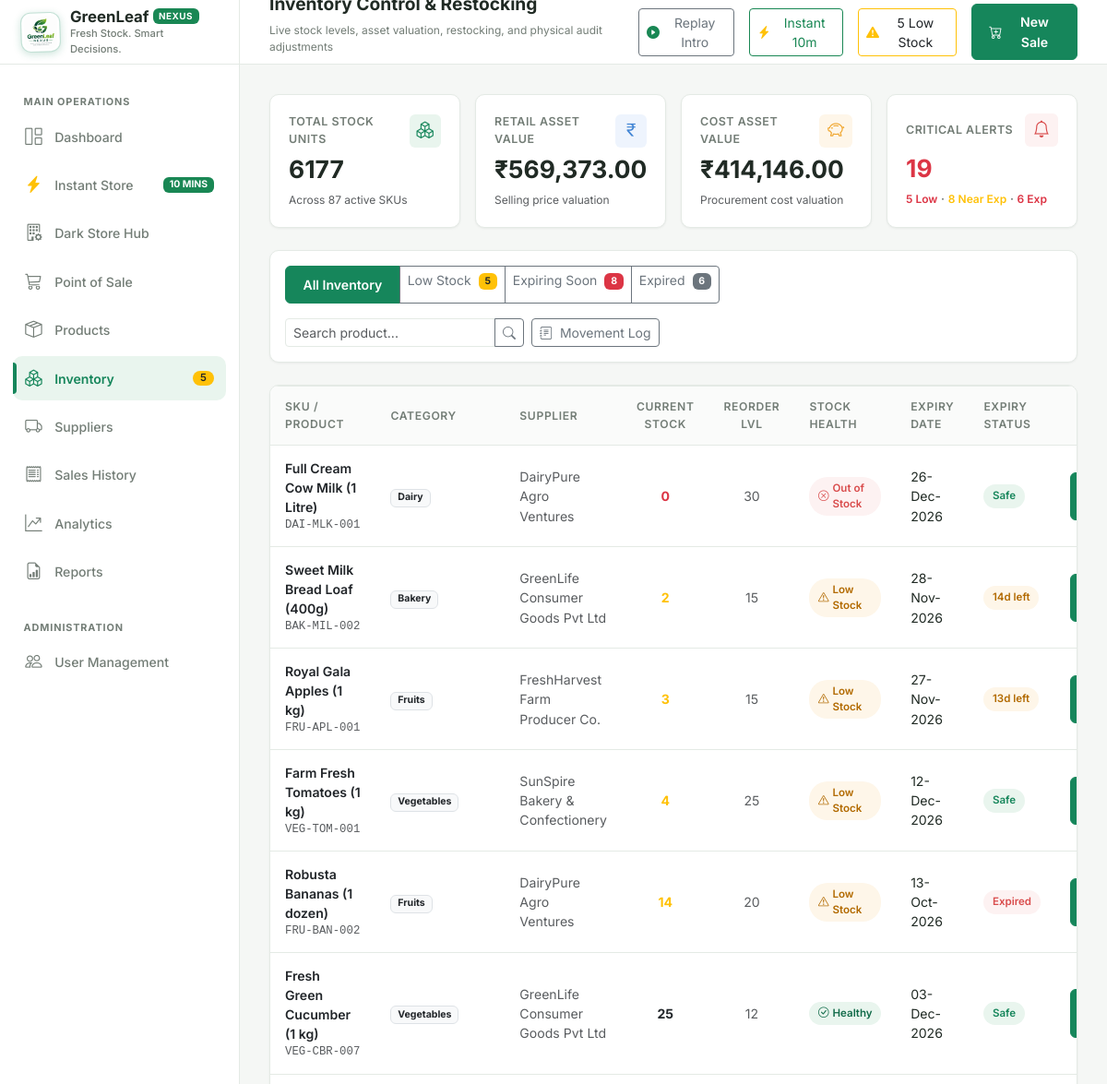
The page /inventory/ (signed in, upper part) on the database as committed earlier.
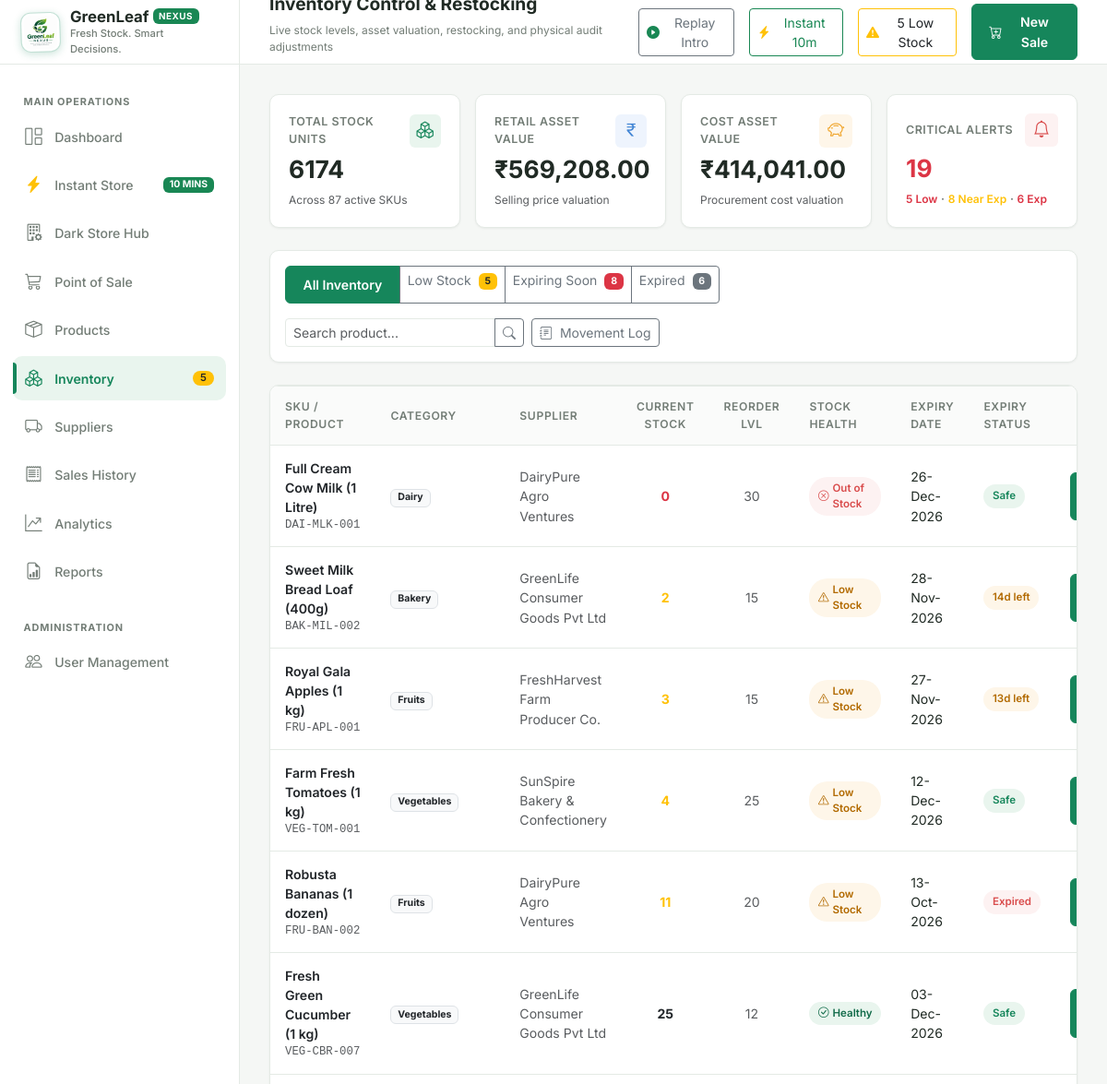
The same page on the database as committed later.
### models/product.py (models this page shows, shortened)
class Product(db.Model):
    __tablename__ = "products"
    product_id = db.Column(db.Integer, primary_key=True, autoincrement=True)
    sku = db.Column(db.String(50), unique=True, nullable=False, index=True)
    barcode = db.Column(db.String(50), nullable=True, index=True)
    name = db.Column(db.String(120), nullable=False, index=True)
    description = db.Column(db.Text, nullable=True)
    category = db.Column(db.String(50), nullable=False, index=True)
    unit_price = db.Column(db.Float, nullable=False)
    cost_price = db.Column(db.Float, default=0.0, nullable=False)
    stock_qty = db.Column(db.Integer, nullable=False, default=0)
    reorder_level = db.Column(db.Integer, nullable=False, default=10)
    expiry_date = db.Column(db.Date, nullable=True)
    supplier_id = db.Column(db.Integer, db.ForeignKey("suppliers.supplier_id"), nullable=True)
    image_path = db.Column(db.String(255), nullable=True)
    is_active = db.Column(db.Boolean, default=True, nullable=False, index=True)
    created_at = db.Column(db.DateTime, default=datetime.utcnow, nullable=False)
    updated_at = db.Column(db.DateTime, default=datetime.utcnow, onupdate=datetime.utcnow, nullable=False)
    supplier = db.relationship("Supplier", back_populates="products")
    sale_items = db.relationship("SaleItem", back_populates="product", lazy="dynamic")
    movements = db.relationship("InventoryMovement", back_populates="product", lazy="dynamic")
    @property
    def is_low_stock(self):
        return self.stock_qty <= self.reorder_level
    @property
    def days_to_expiry(self):
        if not self.expiry_date:
            return None
        today = date.today()
        return (self.expiry_date - today).days
    @property
    def expiry_status(self):
        if not self.expiry_date:
            return "no_expiry"
        days = self.days_to_expiry
        if days < 0:
            return "expired"
        elif days == 0:
            return "today"
        elif days <= 7:
            return "within_7"
        elif days <= 15:
            return "within_15"
        else:
            return "safe"

### models/supplier.py (models this page shows, shortened)
class Supplier(db.Model):
    __tablename__ = "suppliers"
    supplier_id = db.Column(db.Integer, primary_key=True, autoincrement=True)
    name = db.Column(db.String(100), nullable=False, index=True)
    phone = db.Column(db.String(30), nullable=True)
    email = db.Column(db.String(100), nullable=True)
    address = db.Column(db.Text, nullable=True)
    created_at = db.Column(db.DateTime, default=datetime.utcnow, nullable=False)
    products = db.relationship("Product", back_populates="supplier", lazy="dynamic")

### routes/inventory.py (the view)
@inventory_bp.route("/")
@login_required
@admin_required
def index():
    page = request.args.get("page", 1, type=int)
    search = request.args.get("search", "").strip()
    status_filter = request.args.get("filter", "all").strip()  # all, low_stock, expiring_soon, expired
    query = Product.query.filter_by(is_active=True)
    if search:
        query = query.filter(
            (Product.name.ilike(f"%{search}%")) |
            (Product.sku.ilike(f"%{search}%"))
        )
    today = date.today()
    if status_filter == "low_stock":
        query = query.filter(Product.stock_qty <= Product.reorder_level)
    elif status_filter == "expiring_soon":
        query = query.filter(
            Product.expiry_date.isnot(None),
            Product.expiry_date >= today,
            Product.expiry_date <= today + timedelta(days=15),
        )
    elif status_filter == "expired":
        query = query.filter(
            Product.expiry_date.isnot(None),
            Product.expiry_date < today,
        )
    pagination = query.order_by(Product.stock_qty.asc()).paginate(page=page, per_page=15, error_out=False)
    products = pagination.items
    summary = InventoryService.get_inventory_summary()
    return render_template(
        "inventory/index.html",
        products=products,
        pagination=pagination,
        search=search,
        status_filter=status_filter,
        summary=summary,
    )

### models/user.py (called while the page is built)
    @property
    def is_admin(self):
        return self.role == "admin"

### routes/auth.py (called while the page is built)
def admin_required(f):
    @wraps(f)
    def decorated_function(*args, **kwargs):
        if not current_user.is_authenticated:
            return redirect(url_for("auth.login", next=request.url))
        if not current_user.is_admin:
            flash("Access denied: Administrator privileges required.", "danger")
            return abort(403)
        return f(*args, **kwargs)
    return decorated_function

### templates/inventory/index.html (shortened to what the changed rows need)
{% extends "base.html" %}
{% block content %}
<div class="row g-3 mb-4">
  <div class="col-12 col-sm-6 col-xl-3">
    <div class="kpi-card">
      <div class="kpi-header">
        <span class="kpi-title">Total Stock Units</span>
        <div class="kpi-icon-wrapper kpi-icon-green">
        </div>
      </div>
      <div class="kpi-value">{{ summary.total_units }}</div>
      <div class="kpi-comparison">
        <span class="text-muted">Across {{ summary.total_products }} active SKUs</span>
      </div>
    </div>
  </div>
  <div class="col-12 col-sm-6 col-xl-3">
    <div class="kpi-card">
      <div class="kpi-header">
        <span class="kpi-title">Retail Asset Value</span>
        <div class="kpi-icon-wrapper kpi-icon-blue">
        </div>
      </div>
      <div class="kpi-value">{{ summary.retail_value|currency }}</div>
      <div class="kpi-comparison">
        <span class="text-muted">Selling price valuation</span>
      </div>
    </div>
  </div>
  <div class="col-12 col-sm-6 col-xl-3">
    <div class="kpi-card">
      <div class="kpi-header">
        <span class="kpi-title">Cost Asset Value</span>
        <div class="kpi-icon-wrapper kpi-icon-amber">
        </div>
      </div>
      <div class="kpi-value">{{ summary.cost_value|currency }}</div>
      <div class="kpi-comparison">
        <span class="text-muted">Procurement cost valuation</span>
      </div>
    </div>
  </div>
</div>
<div class="card-custom p-0 overflow-hidden mb-4">
  <div class="table-responsive">
    <table class="table-custom mb-0">
      <thead>
        <tr>
          <th>SKU / Product</th>
          <th>Category</th>
          <th>Supplier</th>
          <th class="text-center">Current Stock</th>
          <th class="text-center">Reorder Lvl</th>
          <th>Stock Health</th>
          <th>Expiry Date</th>
          <th>Expiry Status</th>
          <th class="text-end">Stock Operations</th>
        </tr>
      </thead>
      <tbody>
        {% for p in products %}
        <tr>
          <td>
            <a href="{{ url_for('products.details', product_id=p.product_id) }}" class="fw-semibold text-dark text-decoration-none">
              {{ p.name }}
            </a>
            <div class="text-muted small font-monospace">{{ p.sku }}</div>
          </td>
          <td><span class="badge bg-light text-dark border">{{ p.category }}</span></td>
          <td class="small text-muted">{{ p.supplier.name if p.supplier else 'Direct' }}</td>
          <td class="text-center fw-bold {% if p.stock_qty <= 0 %}text-danger{% elif p.stock_qty <= p.reorder_level %}text-warning{% else %}text-dark{% endif %}">
            {{ p.stock_qty }}
          </td>
          <td class="text-center text-muted small">{{ p.reorder_level }}</td>
          <td>
            {% if p.stock_qty <= 0 %}
              <span class="badge-custom badge-out-of-stock"><i class="bi bi-x-circle"></i> Out of Stock</span>
            {% elif p.stock_qty <= p.reorder_level %}
              <span class="badge-custom badge-low-stock"><i class="bi bi-exclamation-triangle"></i> Low Stock</span>
            {% else %}
              <span class="badge-custom badge-in-stock"><i class="bi bi-check-circle"></i> Healthy</span>
            {% endif %}
          </td>
          <td class="small">{{ p.expiry_date.strftime('%d-%b-%Y') if p.expiry_date else '—' }}</td>
          <td>
            {% if p.expiry_status == 'expired' %}
              <span class="badge-custom badge-expired">Expired</span>
            {% elif p.expiry_status == 'today' %}
              <span class="badge-custom badge-expired">Expires Today</span>
            {% elif p.expiry_status in ('within_7', 'within_15') %}
              <span class="badge-custom badge-near-expiry">{{ p.days_to_expiry }}d left</span>
            {% elif p.expiry_status == 'safe' %}
              <span class="badge-custom badge-safe">Safe</span>
            {% else %}
              <span class="text-muted small">N/A</span>
            {% endif %}
          </td>
          <td class="text-end">
            <div class="d-inline-flex gap-1">
              <button type="button" class="btn btn-sm btn-green py-1 px-2"
                      data-bs-toggle="modal" data-bs-target="#restockModal"
                      data-id="{{ p.product_id }}" data-name="{{ p.name }}" data-stock="{{ p.stock_qty }}"
                      title="Add Stock">
              </button>
            </div>
          </td>
        </tr>
        {% endfor %}
      </tbody>
    </table>
  </div>
</div>
{% endblock %}

Rows that differ between the two databases and show on the page:
changed Product "Robusta Bananas (1 dozen)": stock_qty "14" → "11"
Other text that changed with them:
{{ summary.total_units }}: "6177" → "6174"
{{ summary.retail_value|currency }}: "₹569,373.00" → "₹569,208.00"
{{ summary.cost_value|currency }}: "₹414,146.00" → "₹414,041.00"
